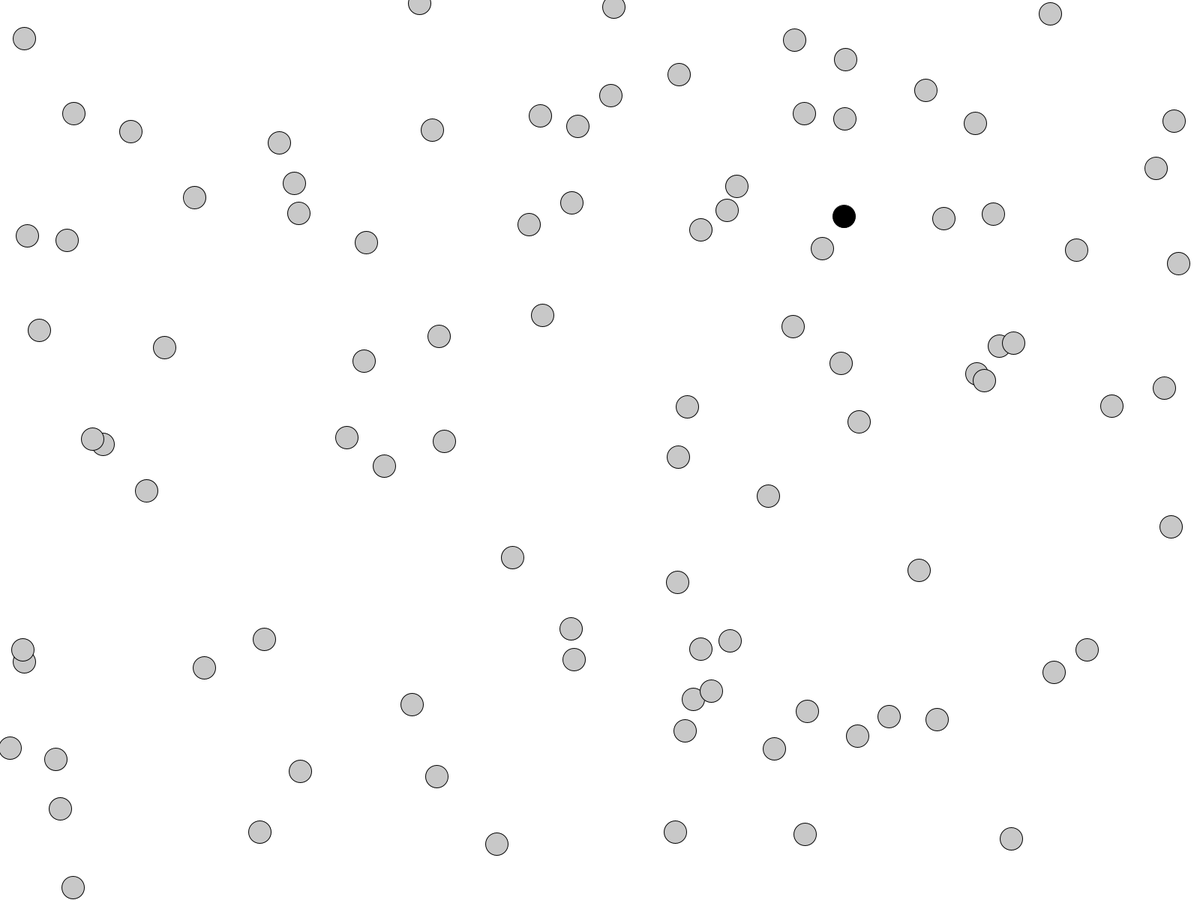
Frame 1 (no input)
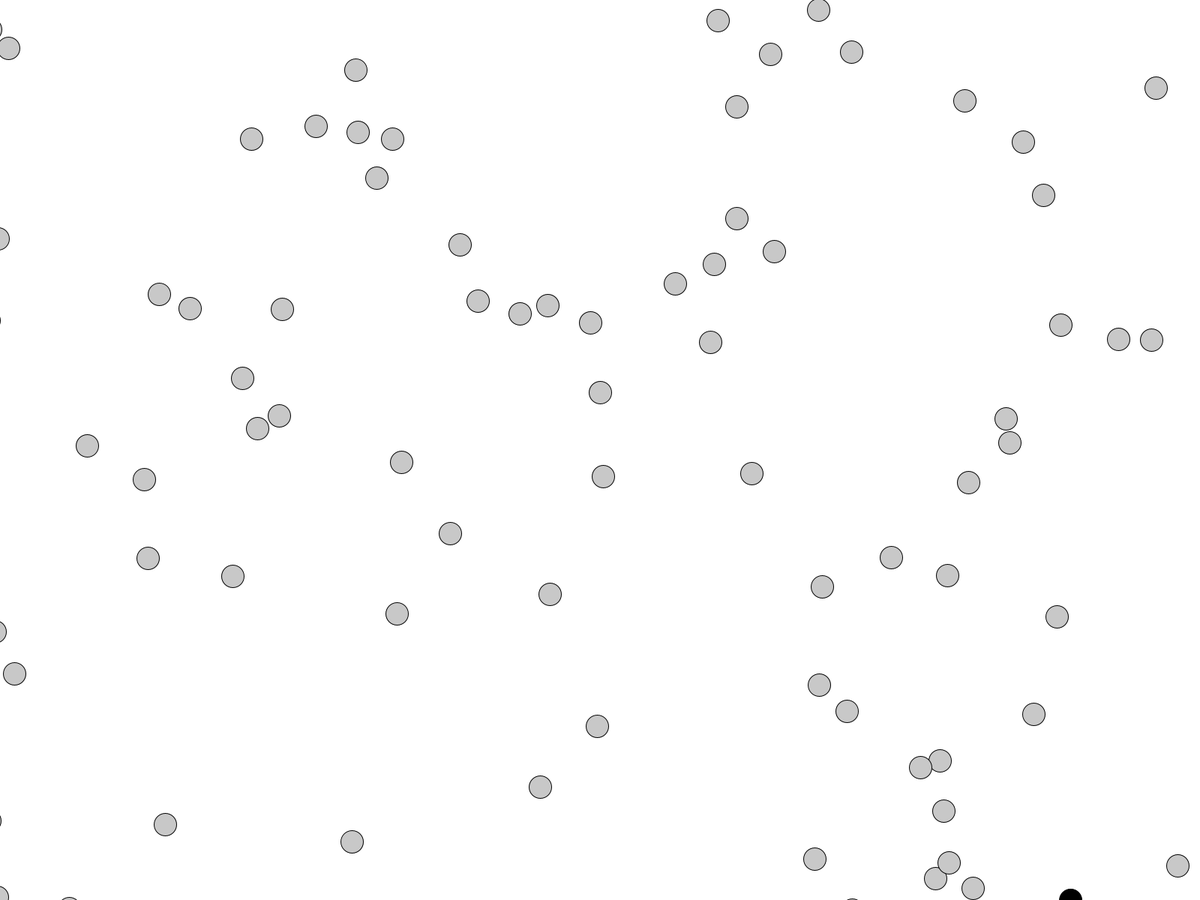
Frame 60 (the mouse pressed at the canvas centre just before this capture)
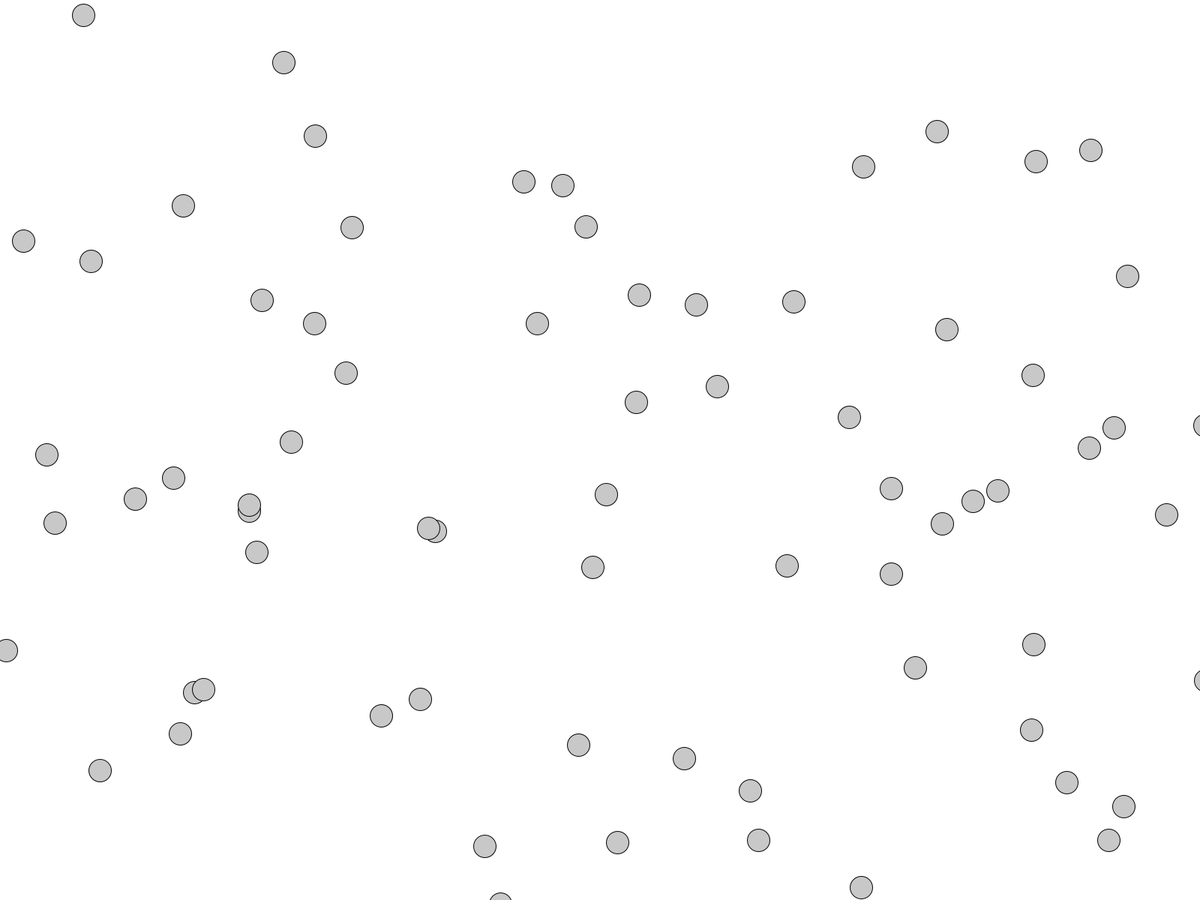
Frame 120 (the mouse held since frame 60 and released just before this capture)

The Processing sketch that drew these frames (run headless with seeded random() and noise(); from frame 60 on, the mouse is pressed at the canvas centre):

// Processing sketch: Ball_Vectors
// ── Ball_Vectors.pde
Ball[] balls = new Ball[100];

void setup() {
  fullScreen();
  for (int i = 0; i < balls.length; i++) {
    balls[i] = new Ball(i);
  }
  fill(200);
  stroke(0);
}

void draw() {
  background(255);
  for (int i = 0; i < balls.length; i++) {
    balls[i].update();
  }
}

class Ball {
  float x, y, speed, degrees, radius;
  int pos;

  Ball(int pos_) {
    pos = pos_;
    radius = 15;
    x = random(radius, width-radius);
    y = random(radius, height-radius);
    degrees = random(360);
    speed = 0.1;
  }

  void update() {
    speed = int(map(mouseY, 0, height, 100, 0));
    x += cos(radians(degrees)) * speed;
    y += sin(radians(degrees)) * speed;
    walls();
    for (int i = 0; i < balls.length; i++) {
      if (i != pos && dist(x, y, balls[i].x, balls[i].y) <= radius + balls[i].radius) {
        collision(degrees(atan2(y-balls[i].y, x-balls[i].x))+180);
        balls[i].degrees = degrees(atan2(y-balls[i].y, x-balls[i].x))+180;
      }
    }
    if (pos == 0)
      fill(0);
    ellipse(x, y, radius*2, radius*2);
    fill(200);
  }

  void collision(float a) {
    float b = degrees-a;
    float c = a + (180-b);
    degrees = c;
  }

  void walls() {
    if (x <= radius)
      degrees = flip(degrees, 270);
    if (x >= width-radius)
      degrees = flip(degrees, 90);
    if (y <= radius)
      degrees = flip(degrees, 180);
    if (y >= height-radius)
      degrees = flip(degrees, 0);
  }
}

float flip(float d, float r) {
  if (r > 360)
    r -= 360;
  if (r < 0)
    r += 360;
  d -= r;
  d = r+(360-d);
  if (d > 360)
    d -= 360;
  if (d < 0)
    d += 360;
  return d;
}
